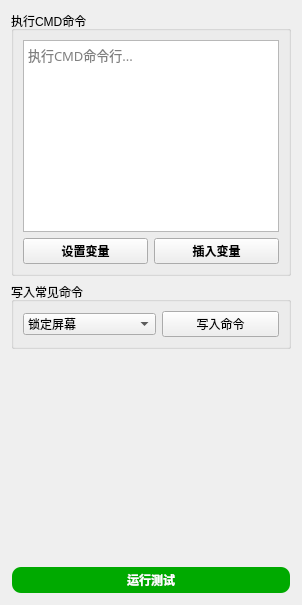
       <widget class="QWidget" name="tab_44">
        <attribute name="title">
         <string>运行cmd</string>
        </attribute>
        <layout class="QVBoxLayout" name="verticalLayout_62">
         <item>
          <widget class="QGroupBox" name="groupBox_72">
           <property name="title">
            <string>执行CMD命令</string>
           </property>
           <layout class="QVBoxLayout" name="verticalLayout_83">
            <item>
             <layout class="QGridLayout" name="gridLayout_69" columnstretch="1,1">
              <item row="0" column="0" colspan="2">
               <widget class="QTextEdit" name="textEdit_7">
                <property name="font">
                 <font>
                  <family>Cascadia Code</family>
                  <pointsize>10</pointsize>
                  <bold>false</bold>
                 </font>
                </property>
                <property name="html">
                 <string>&lt;!DOCTYPE HTML PUBLIC "-//W3C//DTD HTML 4.0//EN" "http://www.w3.org/TR/REC-html40/strict.dtd"&gt;
&lt;html&gt;&lt;head&gt;&lt;meta name="qrichtext" content="1" /&gt;&lt;meta charset="utf-8" /&gt;&lt;style type="text/css"&gt;
p, li { white-space: pre-wrap; }
hr { height: 1px; border-width: 0; }
li.unchecked::marker { content: "\2610"; }
li.checked::marker { content: "\2612"; }
&lt;/style&gt;&lt;/head&gt;&lt;body style=" font-family:'Cascadia Code'; font-size:10pt; font-weight:400; font-style:normal;"&gt;
&lt;p style="-qt-paragraph-type:empty; margin-top:0px; margin-bottom:0px; margin-left:0px; margin-right:0px; -qt-block-indent:0; text-indent:0px; font-family:'Cascadia Code,微软雅黑,微软雅黑';"&gt;&lt;br /&gt;&lt;/p&gt;&lt;/body&gt;&lt;/html&gt;</string>
                </property>
                <property name="placeholderText">
                 <string>执行CMD命令行...</string>
                </property>
               </widget>
              </item>
              <item row="1" column="1">
               <widget class="QPushButton" name="pushButton_70">
                <property name="font">
                 <font>
                  <family>微软雅黑</family>
                  <bold>true</bold>
                 </font>
                </property>
                <property name="text">
                 <string>插入变量</string>
                </property>
               </widget>
              </item>
              <item row="1" column="0">
               <widget class="QPushButton" name="pushButton_71">
                <property name="font">
                 <font>
                  <family>微软雅黑</family>
                  <bold>true</bold>
                 </font>
                </property>
                <property name="text">
                 <string>设置变量</string>
                </property>
               </widget>
              </item>
             </layout>
            </item>
           </layout>
          </widget>
         </item>
         <item>
          <widget class="QGroupBox" name="groupBox_75">
           <property name="title">
            <string>写入常见命令</string>
           </property>
           <layout class="QHBoxLayout" name="horizontalLayout_31" stretch="1,1">
            <item>
             <widget class="QComboBox" name="comboBox_72">
              <property name="layoutDirection">
               <enum>Qt::LayoutDirection::LeftToRight</enum>
              </property>
              <property name="styleSheet">
               <string notr="true" />
              </property>
              <property name="editable">
               <bool>false</bool>
              </property>
              <property name="insertPolicy">
               <enum>QComboBox::InsertPolicy::NoInsert</enum>
              </property>
              <property name="sizeAdjustPolicy">
               <enum>QComboBox::SizeAdjustPolicy::AdjustToContents</enum>
              </property>
              <item>
               <property name="text">
                <string>锁定屏幕</string>
               </property>
              </item>
              <item>
               <property name="text">
                <string>立即关闭计算机</string>
               </property>
              </item>
              <item>
               <property name="text">
                <string>1分钟后关闭计算机</string>
               </property>
              </item>
              <item>
               <property name="text">
                <string>重启计算机</string>
               </property>
              </item>
              <item>
               <property name="text">
                <string>注销账户</string>
               </property>
              </item>
              <item>
               <property name="text">
                <string>创建新目录</string>
               </property>
              </item>
              <item>
               <property name="text">
                <string>删除目录</string>
               </property>
              </item>
              <item>
               <property name="text">
                <string>终止进程</string>
               </property>
              </item>
              <item>
               <property name="text">
                <string>打开记事本</string>
               </property>
              </item>
              <item>
               <property name="text">
                <string>打开计算器</string>
               </property>
              </item>
              <item>
               <property name="text">
                <string>打开控制面板</string>
               </property>
              </item>
              <item>
               <property name="text">
                <string>打开资源管理器</string>
               </property>
              </item>
             </widget>
            </item>
            <item>
             <widget class="QPushButton" name="pushButton_73">
              <property name="text">
               <string>写入命令</string>
              </property>
             </widget>
            </item>
           </layout>
          </widget>
         </item>
         <item>
          <spacer name="verticalSpacer_39">
           <property name="orientation">
            <enum>Qt::Orientation::Vertical</enum>
           </property>
           <property name="sizeHint" stdset="0">
            <size>
             <width>20</width>
             <height>211</height>
            </size>
           </property>
          </spacer>
         </item>
         <item>
          <widget class="QPushButton" name="pushButton_72">
           <property name="palette">
            <palette>
             <active>
              <colorrole role="WindowText">
               <brush brushstyle="SolidPattern">
                <color alpha="255">
                 <red>255</red>
                 <green>255</green>
                 <blue>255</blue>
                </color>
               </brush>
              </colorrole>
              <colorrole role="Button">
               <brush brushstyle="SolidPattern">
                <color alpha="255">
                 <red>0</red>
                 <green>170</green>
                 <blue>0</blue>
                </color>
               </brush>
              </colorrole>
              <colorrole role="Text">
               <brush brushstyle="SolidPattern">
                <color alpha="255">
                 <red>255</red>
                 <green>255</green>
                 <blue>255</blue>
                </color>
               </brush>
              </colorrole>
              <colorrole role="ButtonText">
               <brush brushstyle="SolidPattern">
                <color alpha="255">
                 <red>255</red>
                 <green>255</green>
                 <blue>255</blue>
                </color>
               </brush>
              </colorrole>
              <colorrole role="Base">
               <brush brushstyle="SolidPattern">
                <color alpha="255">
                 <red>0</red>
                 <green>170</green>
                 <blue>0</blue>
                </color>
               </brush>
              </colorrole>
              <colorrole role="Window">
               <brush brushstyle="SolidPattern">
                <color alpha="255">
                 <red>0</red>
                 <green>170</green>
                 <blue>0</blue>
                </color>
               </brush>
              </colorrole>
              <colorrole role="PlaceholderText">
               <brush brushstyle="NoBrush">
                <color alpha="128">
                 <red>255</red>
                 <green>255</green>
                 <blue>255</blue>
                </color>
               </brush>
              </colorrole>
             </active>
             <inactive>
              <colorrole role="WindowText">
               <brush brushstyle="SolidPattern">
                <color alpha="255">
                 <red>255</red>
                 <green>255</green>
                 <blue>255</blue>
                </color>
               </brush>
              </colorrole>
              <colorrole role="Button">
               <brush brushstyle="SolidPattern">
                <color alpha="255">
                 <red>0</red>
                 <green>170</green>
                 <blue>0</blue>
                </color>
               </brush>
              </colorrole>
              <colorrole role="Text">
               <brush brushstyle="SolidPattern">
                <color alpha="255">
                 <red>255</red>
                 <green>255</green>
                 <blue>255</blue>
                </color>
               </brush>
              </colorrole>
              <colorrole role="ButtonText">
               <brush brushstyle="SolidPattern">
                <color alpha="255">
                 <red>255</red>
                 <green>255</green>
                 <blue>255</blue>
                </color>
               </brush>
              </colorrole>
              <colorrole role="Base">
               <brush brushstyle="SolidPattern">
                <color alpha="255">
                 <red>0</red>
                 <green>170</green>
                 <blue>0</blue>
                </color>
               </brush>
              </colorrole>
              <colorrole role="Window">
               <brush brushstyle="SolidPattern">
                <color alpha="255">
                 <red>0</red>
                 <green>170</green>
                 <blue>0</blue>
                </color>
               </brush>
              </colorrole>
              <colorrole role="PlaceholderText">
               <brush brushstyle="NoBrush">
                <color alpha="128">
                 <red>255</red>
                 <green>255</green>
                 <blue>255</blue>
                </color>
               </brush>
              </colorrole>
             </inactive>
             <disabled>
              <colorrole role="WindowText">
               <brush brushstyle="SolidPattern">
                <color alpha="255">
                 <red>255</red>
                 <green>255</green>
                 <blue>255</blue>
                </color>
               </brush>
              </colorrole>
              <colorrole role="Button">
               <brush brushstyle="SolidPattern">
                <color alpha="255">
                 <red>0</red>
                 <green>170</green>
                 <blue>0</blue>
                </color>
               </brush>
              </colorrole>
              <colorrole role="Text">
               <brush brushstyle="SolidPattern">
                <color alpha="255">
                 <red>255</red>
                 <green>255</green>
                 <blue>255</blue>
                </color>
               </brush>
              </colorrole>
              <colorrole role="ButtonText">
               <brush brushstyle="SolidPattern">
                <color alpha="92">
                 <red>0</red>
                 <green>0</green>
                 <blue>0</blue>
                </color>
               </brush>
              </colorrole>
              <colorrole role="Base">
               <brush brushstyle="SolidPattern">
                <color alpha="255">
                 <red>0</red>
                 <green>170</green>
                 <blue>0</blue>
                </color>
               </brush>
              </colorrole>
              <colorrole role="Window">
               <brush brushstyle="SolidPattern">
                <color alpha="255">
                 <red>0</red>
                 <green>170</green>
                 <blue>0</blue>
                </color>
               </brush>
              </colorrole>
              <colorrole role="PlaceholderText">
               <brush brushstyle="NoBrush">
                <color alpha="128">
                 <red>255</red>
                 <green>255</green>
                 <blue>255</blue>
                </color>
               </brush>
              </colorrole>
             </disabled>
            </palette>
           </property>
           <property name="font">
            <font>
             <family>Microsoft YaHei</family>
             <bold>true</bold>
            </font>
           </property>
           <property name="styleSheet">
            <string notr="true">QPushButton {
    background-color: rgb(0, 170, 0);
    color: white;
    border-radius: 10px; /* 设置圆角半径 */
    font-family: 'Microsoft YaHei'; /* 设置字体为微软雅黑 */
    padding: 3px 5px; /* 设置内边距，使按钮看起来更美观 */
    border: 2px solid transparent; /* 设置边框为透明 */
}

QPushButton:hover {
    background-color: rgb(0, 150, 0); /* 设置鼠标悬停时的背景颜色 */
}

QPushButton:pressed {
    background-color: rgb(0, 100, 0); /* 设置按钮按下时的背景颜色 */
}
</string>
           </property>
           <property name="text">
            <string>运行测试</string>
           </property>
          </widget>
         </item>
        </layout>
       </widget>
